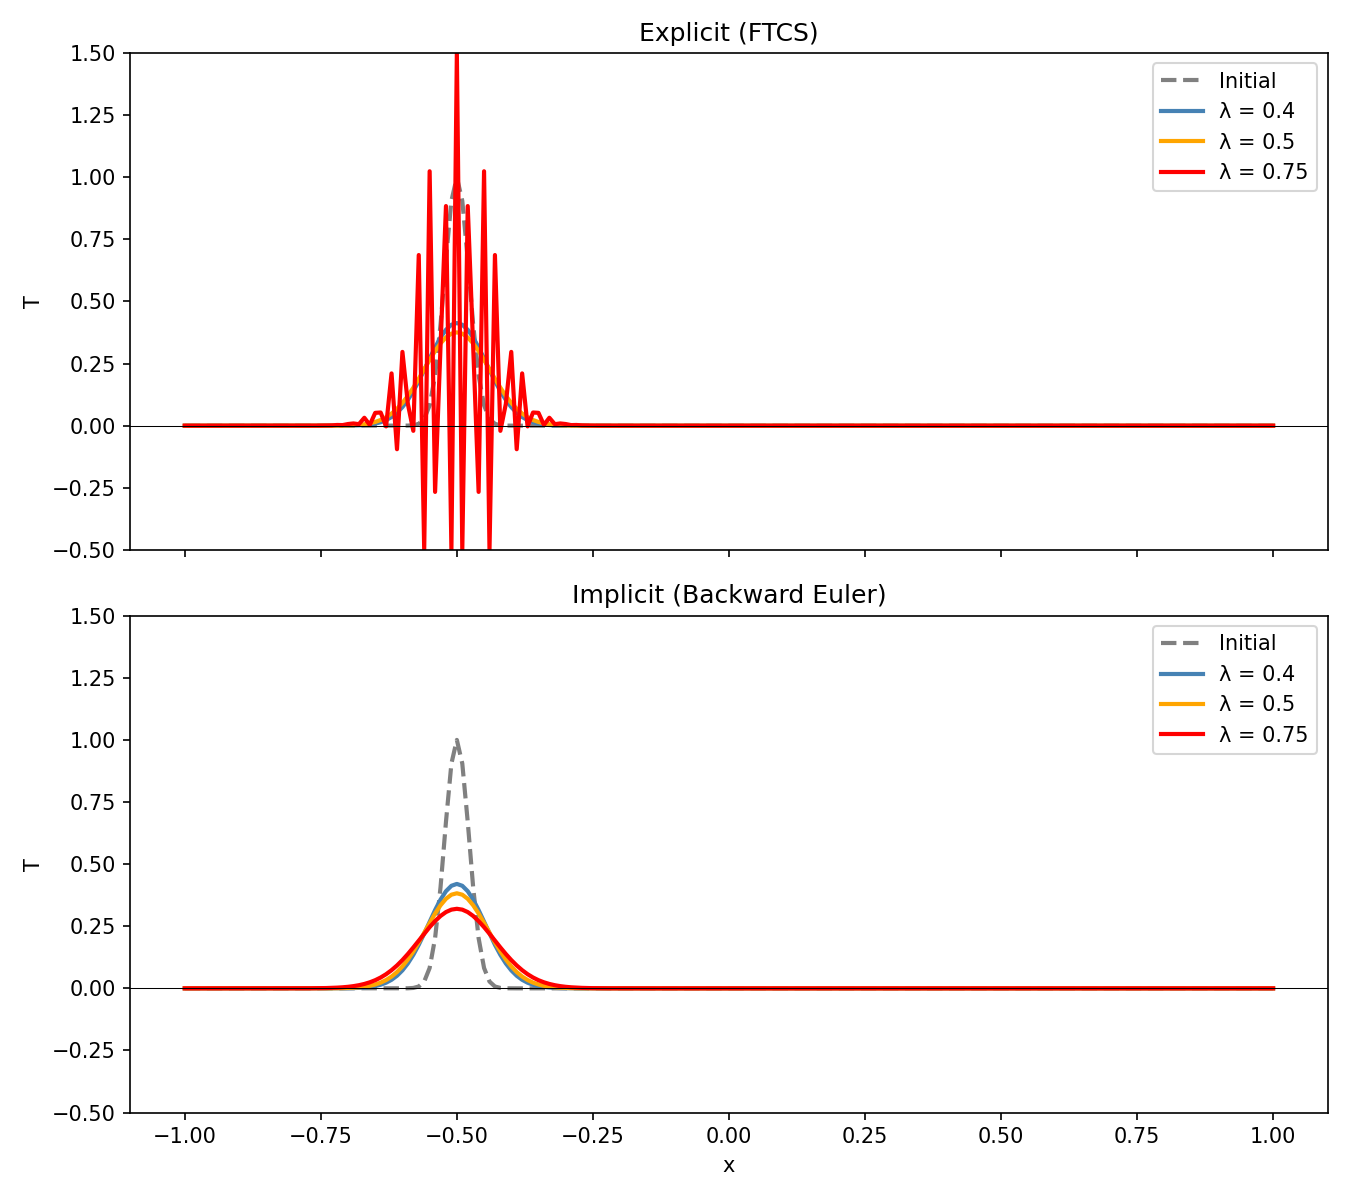

Recreate this plot in Python.
import numpy as np
import matplotlib
matplotlib.use('Agg')
import matplotlib.pyplot as plt
from scipy.linalg import solve_banded

# --- Grid setup ---
N = 201
x = np.linspace(-1, 1, N)
dx = 2 / (N - 1)
alpha = 0.005


# Initial condition: narrow Gaussian centered at x = -0.5
T_0 = np.exp(-(x + 0.5)**2 / 0.001)

# --- Solvers ---
def solve_explicit(T_init, lam, n_steps):
    T = T_init.copy()
    for _ in range(n_steps):
        T_new = T.copy()
        T_new[1:-1] = T[1:-1] + lam * (T[2:] - 2*T[1:-1] + T[:-2])
        T_new[0] = 0
        T_new[-1] = 0
        T = T_new
    return T

def build_tridiag(n, r):
    ab = np.zeros((3, n))
    ab[0, 1:]  = -r
    ab[1, :]   =  1 + 2*r
    ab[2, :-1] = -r
    return ab

def solve_implicit(T_init, lam, n_steps):
    T = T_init.copy()
    n_int = len(T) - 2
    ab = build_tridiag(n_int, lam)
    for _ in range(n_steps):
        b = T[1:-1].copy()
        b[0]  += lam * T[0]
        b[-1] += lam * T[-1]
        T[1:-1] = solve_banded((1, 1), ab, b)
        T[0] = 0
        T[-1] = 0
    return T

# --- 3 different lambdas: stable, borderline, unstable ---
lambdas = [0.4, 0.5, 0.75]
colors  = ['steelblue', 'orange', 'red']
n_steps_list = [30, 30, 30]

fig, axes = plt.subplots(2, 1, figsize=(9, 8), sharex=True)

# -- Explicit (top) --
ax_exp = axes[0]
ax_exp.plot(x, T_0, '--', color='gray', lw=2, label='Initial')
for lam, c, ns in zip(lambdas, colors, n_steps_list):
    T_exp = solve_explicit(T_0, lam, ns)
    ax_exp.plot(x, np.clip(T_exp, -0.5, 1.5), color=c, lw=2,
                label=f'λ = {lam}')
ax_exp.set_ylabel('T')
ax_exp.set_ylim(-0.5, 1.5)
ax_exp.set_title('Explicit (FTCS)')
ax_exp.legend()
ax_exp.axhline(0, color='black', linewidth=0.5)

# -- Implicit (bottom) --
ax_imp = axes[1]
ax_imp.plot(x, T_0, '--', color='gray', lw=2, label='Initial')
for lam, c, ns in zip(lambdas, colors, n_steps_list):
    T_imp = solve_implicit(T_0, lam, ns)
    ax_imp.plot(x, T_imp, color=c, lw=2, label=f'λ = {lam}')
ax_imp.set_xlabel('x')
ax_imp.set_ylabel('T')
ax_imp.set_ylim(-0.5, 1.5)
ax_imp.set_title('Implicit (Backward Euler)')
ax_imp.legend()
ax_imp.axhline(0, color='black', linewidth=0.5)

plt.tight_layout()
plt.savefig('explicit_vs_implicit.png', dpi=150)
plt.show()
print("Saved explicit_vs_implicit.png")
